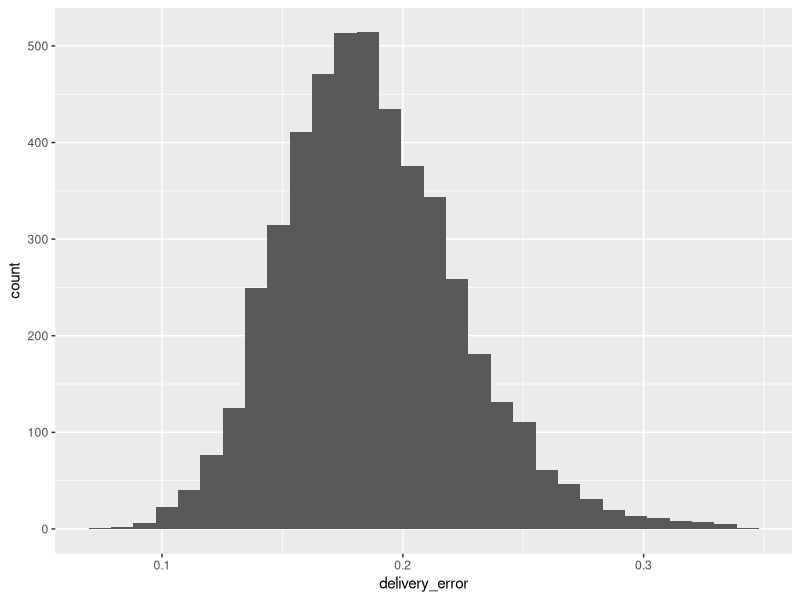
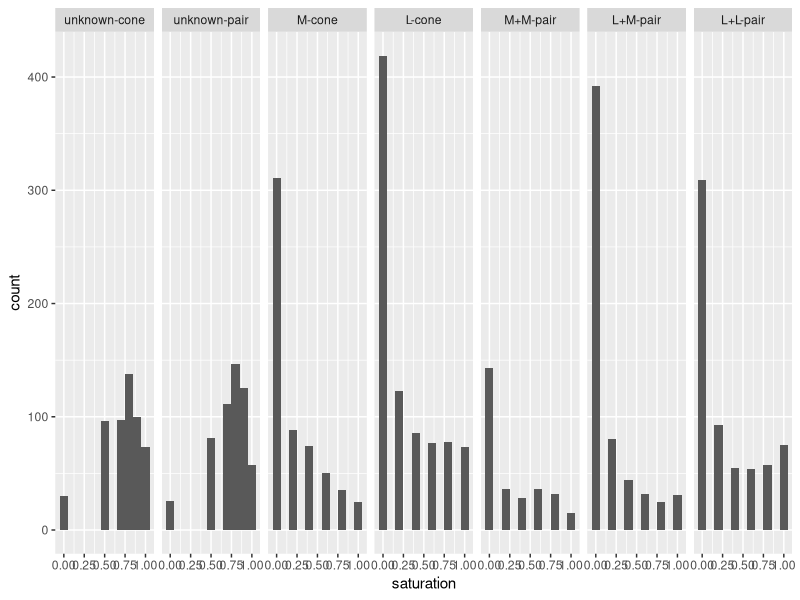
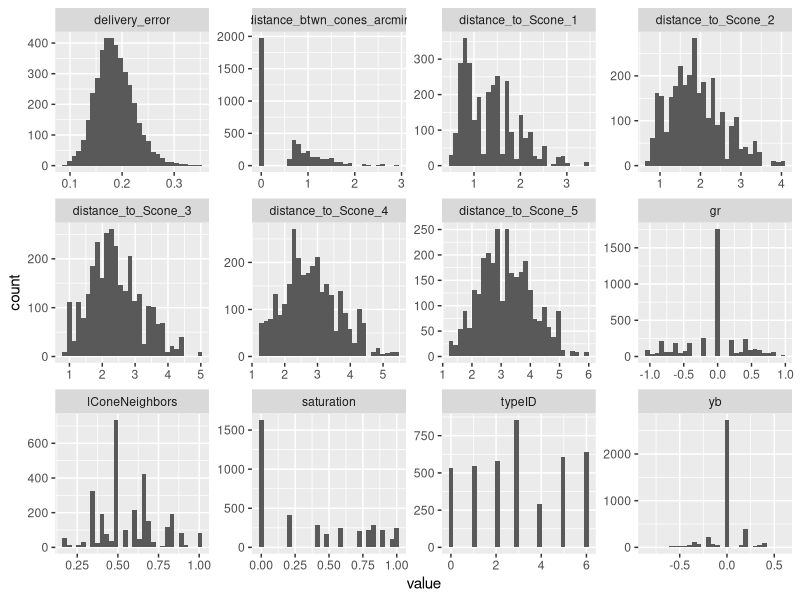

The R source for these figures, in order:
## ---- chunk 1
setwd("~/R/TwoConeColorSummation")
library(tidyverse)
library(ggthemes)
## ---- chunk 2
trial_data <- read_csv('all_trial_data.csv')
# The column isPair is meant to be a logical.
trial_data <- mutate(trial_data, isPair=as.logical(isPair))
summary(select(trial_data, yb, gr, delivery_error, lConeNeighbors, isPair))
## ---- chunk 3
trial_data <- trial_data %>%
  filter(., delivery_error < 0.35) %>%
  filter(., delivery_error > 0.01)

summarize(trial_data, mean=mean(delivery_error), 
          std=sd(delivery_error), N=length(delivery_error))

ggplot(trial_data, aes(delivery_error)) + 
  geom_histogram(bins = 30)
## ---- chunk 4
Scones <- filter(trial_data, type1 == 1 | type2 == 1)
Scones <- filter(Scones, isPair == FALSE)

print(paste(c('S-cone FoS: ', 
              round(sum(!is.na(Scones$yb)) / length(Scones$delivery_error) * 100, 1)), 
            collapse = ' '))
print(paste(c('L/M-cone FoS: ', 
              round(sum(!is.na(trial_data$yb)) / length(trial_data$delivery_error) * 100, 1)), 
            collapse = ' '))

# Now filter out bad trials
trial_data <- filter(trial_data, type1 != 1 & type2 != 1)
trial_data <- filter(trial_data, !is.na(yb))
## ---- chunk 5
trial_data <- trial_data %>%
  mutate(., typeID=if_else(isPair, type1 + type2, type1)) %>%
  mutate(., typeID=if_else(typeID == 0, 
                           if_else(isPair, as.integer(1), as.integer(0)), as.integer(typeID))) %>%
  mutate(., typeIDstr=factor(typeID, labels = 
                               c('unknown-cone', 'unknown-pair', 'M-cone', 
                                 'L-cone', 'M+M-pair', 'L+M-pair', 'L+L-pair')))

tally(trial_data)
## ---- chunk 6
trial_data <- mutate(trial_data, saturation = abs(yb) + abs(gr))

ggplot(trial_data, aes(x=saturation)) + 
  geom_histogram(binwidth=0.1) + facet_grid(. ~ typeIDstr)

## ---- chunk 7

trial_data %>%
  select(., -x1, -x2, -y1, -y2, -session, -trial, -type1, -type2, -masterID1, -masterID2) %>%
  keep(is.numeric) %>% 
  gather() %>% 
  ggplot(aes(value)) +
    facet_wrap(~ key, scales = "free") +
    geom_histogram()

## ---- chunk 8
# Save the data for analyses.
write_csv(trial_data, 'filtered_data.csv')

